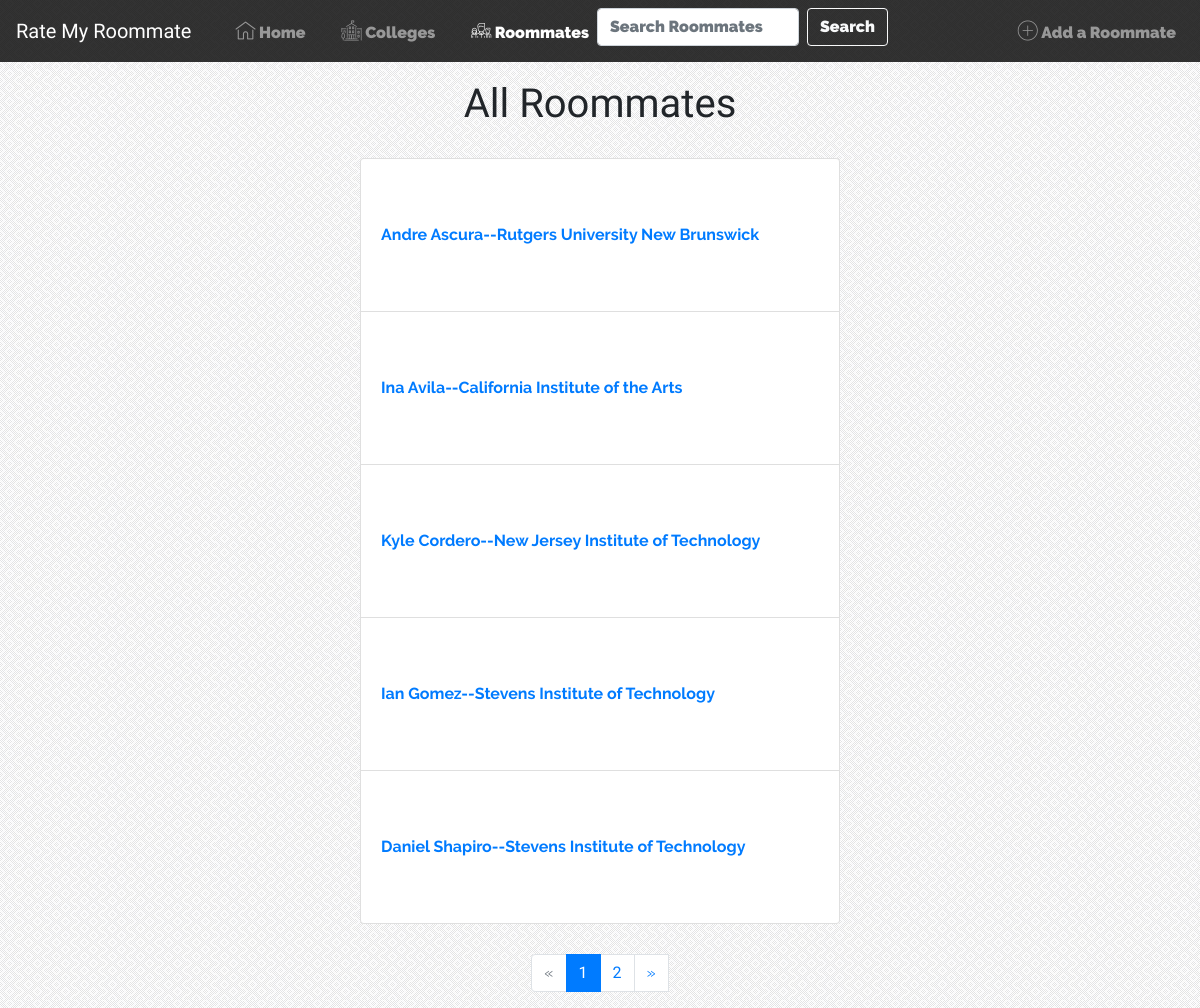
/all-roommates/, run on an earlier commit of the app's database.
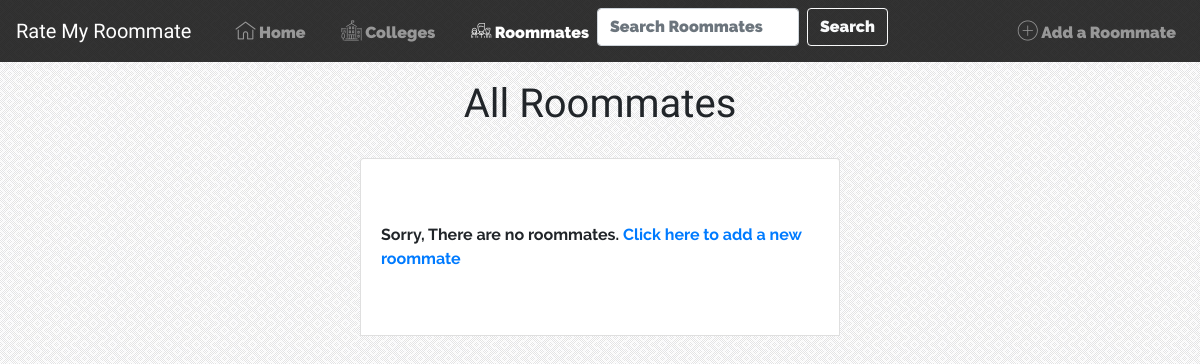
And on a later commit of the database.
### roomaterating/models.py (models this page shows)
class Roomate(models.Model):
    college = models.ForeignKey(College, on_delete=models.CASCADE)
    first_name = models.CharField(max_length=30, validators=[RegexValidator(regex='^[A-Za-z\s]*$',
                                                                           message="Please enter a first name "
                                                                                   "(No numbers or special characters)",
                                                                           code="invalid_college")])
    last_name = models.CharField(max_length=30, validators=[RegexValidator(regex='^[A-Za-z]*$',
                                                                           message="Please enter a last name "
                                                                                   "(No numbers, special characters or spaces)",
                                                                           code="invalid_college")])
    student_id = models.CharField(blank= False, max_length = 30, validators=[RegexValidator(regex='^[A-Za-z0-9]*$',
                                                                           message="Please enter a Student ID "
                                                                                   "(No special characters or spaces)",
                                                                           code="invalid_college")])
    class Meta:
        unique_together = ('last_name', 'first_name','college', 'student_id')
    @property
    def full_name(self):
        return self.first_name + " " + self.last_name
    def __str__(self):
        return self.full_name

class College(models.Model):
    campus = models.CharField(max_length=50,)
    website_link = models.CharField(max_length=200)
    class Meta:
        unique_together = ('campus', 'website_link',)
    def __str__(self):
        return self.campus

### roomaterating/views.py (the view)
# urls.py: url(r'^all-roommates/$', views.RoomateView.as_view(), name="roomates"),
class RoomateView(ListView):
    template_name = "roomaterating/roommateview.html"
    context_object_name = "roommates"
    paginate_by = 5
    def get_queryset(self):
        return Roomate.objects.all().order_by('last_name')

### roomaterating/templates/roomaterating/roommateview.html
{% extends 'roomaterating/base.html' %}
{% block Roommates %} active {% endblock %}
{% block body %}
{% if campus %}
<a href="{{campus.website_link}}"><h1 class="roommatetitle">{{campus}}</h1></a>
{% else %}
<h1 class = "roommatetitle">All Roommates</h1>
{% endif %}
 <ul class="list-group">
   {% if roommates %}
{% for roommate in roommates %}
   <li class="list-group-item"><a href="{% url 'roomaterating:viewroommate'  roommate.pk %}">{{roommate|title}}--{{roommate.college}}</a></li>
{% endfor %}
 </ul>
{% if is_paginated %}
  <ul class="pagination">
    {% if page_obj.has_previous %}
      <li class="page-item"><a class="page-link" href="?page={{ page_obj.previous_page_number }}" tabindex="-1">&laquo;</a></li>
    {% else %}
      <li class="page-item disabled"><a class="page-link"tabindex="-1">&laquo;</a></li>
    {% endif %}
    {% for i in paginator.page_range %}
      {% if page_obj.number == i %}
        <li class="page-item active"><a class="page-link numbers" href="#">{{ i }}<span class="sr-only">(current)</span></a></li>
      {% else %}
        <li class="page-item"><a class="page-link numbers" href="?page={{ i }}">{{ i }}</a></li>
      {% endif %}
    {% endfor %}
    {% if page_obj.has_next %}
      <li ><a class="page-link"tabindex="-1" href="?page={{ page_obj.next_page_number }}">&raquo;</a></li>
    {% else %}
      <li class="page-item disabled"><a class="page-link"tabindex="-1">&raquo;</a></li>
    {% endif %}
  </ul>
    {% endif %}
  {% else %}
  <li class ="list-group-item">Sorry, There are no roommates. <a href="{% url 'roomaterating:add-roommate' %}">Click here to add a new roommate</li>
   {% endif %}
{% endblock %}

### roomaterating/templates/roomaterating/base.html (shortened to what this page needs)
<!DOCTYPE html>
<html lang="en">
<head>
    {% load staticfiles %}
    <link rel="stylesheet" href="https://maxcdn.bootstrapcdn.com/bootstrap/4.0.0-beta.2/css/bootstrap.min.css">
    <link rel = "stylesheet" type = "text/css" href= "{% static 'css/style.css' %}">
    <link rel = "stylesheet" type = "text/css" href=" {% static 'flaticon/flaticon.css' %}">
</head>
<body>
<div class="banner-wrapper">
<nav class="navbar navbar-expand-lg navbar-dark" id="#top">
    <a class="navbar-brand" href="{% url 'roomaterating:index' %}">Rate My Roommate</a>
     <div class="collapse navbar-collapse" id="navbarSupportedContent">
    <ul class="navbar-nav mr-auto">
      <li class="nav-item">
        <a class="nav-link litem flaticon-home {% block home %}{% endblock %}" href="{% url 'roomaterating:index' %}">  Home</a>
      </li>
    <li class="nav-item">
        <a class="nav-link litem flaticon-university {% block Colleges %}{% endblock %}" href="{% url 'roomaterating:colleges' %}">  Colleges</a>
      </li>
     <li class="nav-item">
        <a class="nav-link litem flaticon-team {% block Roommates %}{% endblock %}" href="{% url 'roomaterating:roomates' %}">  Roommates</a>
      </li>
      <li class="nav-item">
     <form class="form-inline litem my-2 my-lg-0" action = "{% url 'roomaterating:roommate_search_list_view' %}" method="get" accept-charset="utf-8" >
        <input class="form-control mr-sm-2" type="search" placeholder="Search Roommates" aria-label="Search" name="q" value="{{ request.GET.q }}">
        <button class="btn btn-outline-light my-2 my-sm-0" type="submit">Search</button>
    </form>
      </li>
    </ul>
    <ul class="navbar-nav ml-auto">
        <li>
            <a class="nav-link litem flaticon-signs {% block addaroommate %}{% endblock %}" href="{% url 'roomaterating:add-roommate' %}">  Add a Roommate</a>
        </li>
    </ul>
    </div>
</nav>
</div>
{% block body %}{% endblock %}
</body>
</html>

### roomaterating/static/css/style.css (style rules this page uses)
body { font-family:Raleway; background:url(../images/background.jpg); }
nav { background-color:rgba(0,0,0,.8); }
nav .navbar-brand { color:white; font-family: 'Lobster'; }
.banner-wrapper { background:url(../images/college.jpg); background-repeat: no-repeat; background-attachment: fixed; background-size: 100% 100%; }
.litem { font-family:Raleway-Black; }
.list-group { width:40%; margin-left:30%; margin-top: 2.5%; margin-bottom:2.5%; }
.list-group li { padding-top:4em; padding-bottom:4em; }
.list-group-item { font-family:Raleway-Bold; }
.roommatetitle { margin-top:1.5%; text-align:center; font-family:Lobster; }

What changed in the data, as far as the page shows it:
removed Roomate: first_name+last_name "Andre Ascura", college "Rutgers University New Brunswick"
removed Roomate: first_name+last_name "Ina Avila", college "California Institute of the Arts"
removed Roomate: first_name+last_name "Kyle Cordero", college "New Jersey Institute of Technology"
removed Roomate: first_name+last_name "Ian Gomez", college "Stevens Institute of Technology"
removed Roomate: first_name+last_name "Daniel Shapiro", college "Stevens Institute of Technology"
Also different on the page:
text now shown: "Sorry, There are no roommates. Click here to add a new roommate"
list line gone: "1"
list line gone: "2"
